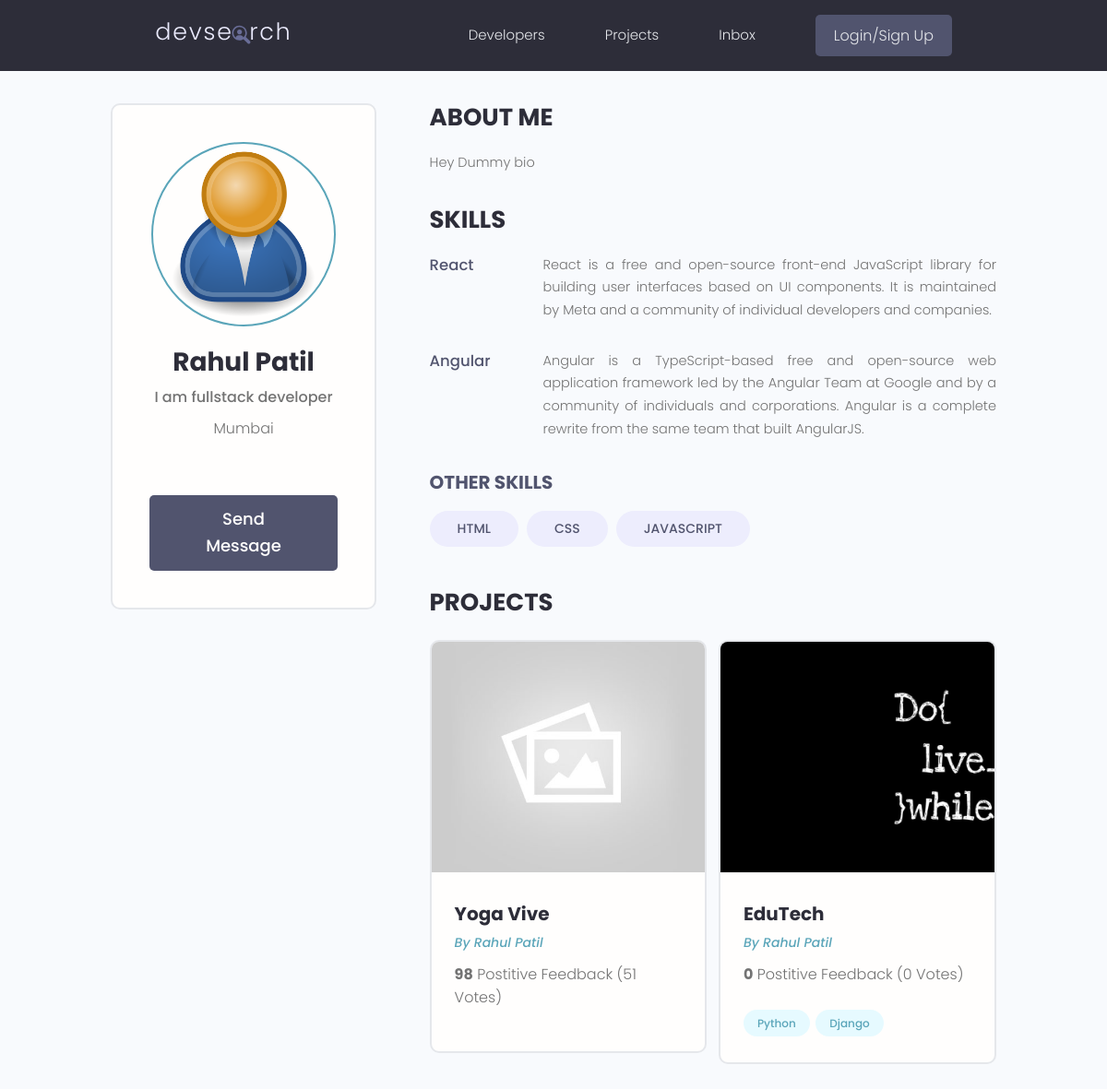
Page /profile/3abfdcee-6f35-4ac7-9eb7-8deff1760144 on the earlier database version.
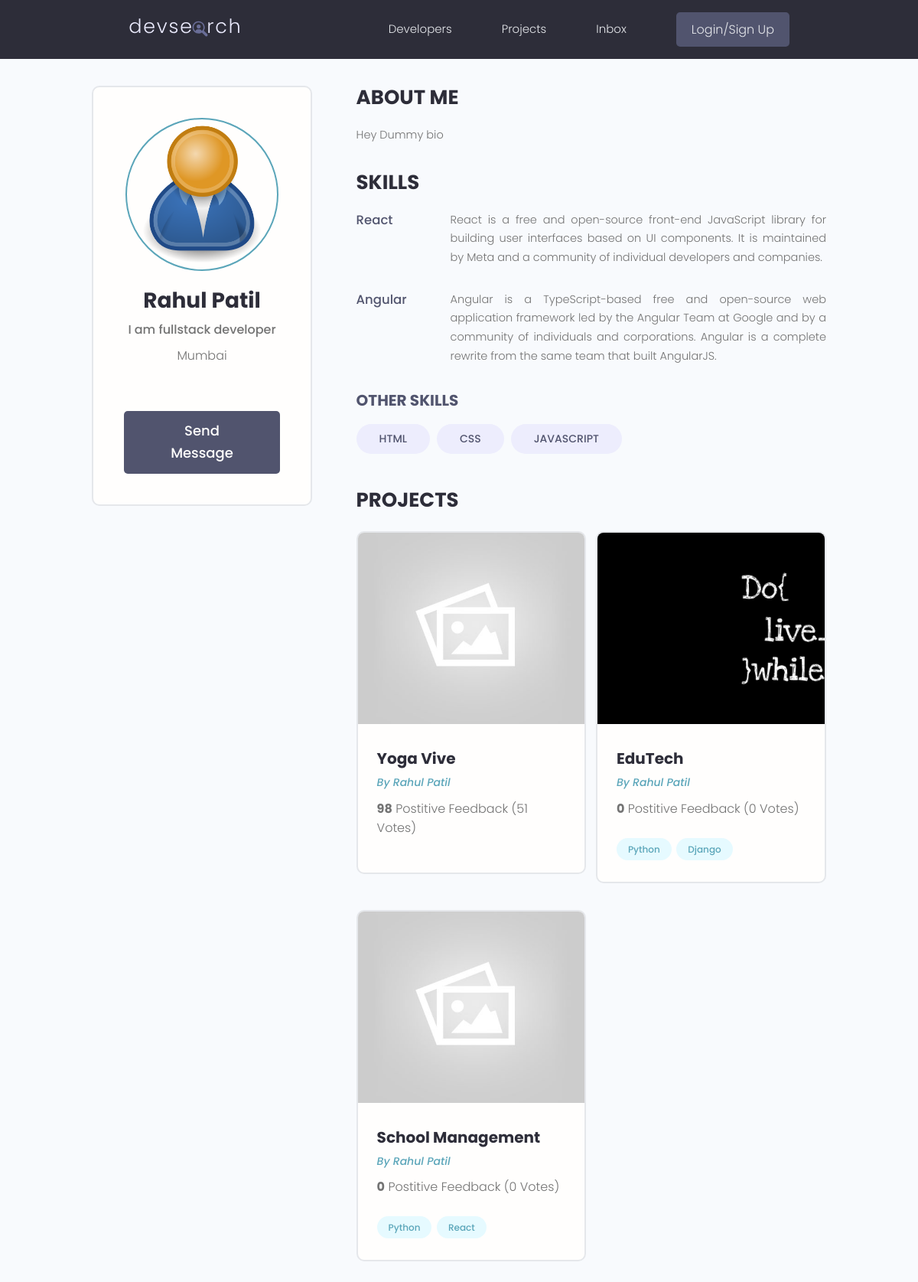
Same page on the later database version.
### users/models.py (models this page shows, shortened)
class Skill(models.Model):
    owner = models.ForeignKey(Profile, on_delete=models.CASCADE, null=True, blank=True)
    name = models.CharField(max_length=200, null=True, blank=True)
    description = models.TextField(null=True, blank=True)
    created = models.DateField(auto_now_add=True)
    id = models.UUIDField(default=uuid.uuid4,unique=True,primary_key=True,editable=False)
    def __str__(self) -> str:
        return str(self.name)

class Profile(models.Model):
    user = models.OneToOneField(User, on_delete=models.CASCADE, blank=True, null=True)
    name = models.CharField(max_length=200, null=True, blank=True)
    email = models.EmailField(max_length=500, null=True, blank=True)
    username = models.CharField(max_length=200, null=True, blank=True)
    location = models.CharField(max_length=200, null=True, blank=True)
    short_intro = models.CharField(max_length=1000, null=True, blank=True)
    bio = models.TextField(null=True, blank=True)
    profile_image = models.ImageField(null=True, blank=True,
        upload_to = 'profiles/', default='profiles/user-default.png')
    social_github = models.CharField(max_length=200, null=True, blank=True)
    social_twitter = models.CharField(max_length=200, null=True, blank=True)
    social_linkedin = models.CharField(max_length=200, null=True, blank=True)
    social_youtube = models.CharField(max_length=200, null=True, blank=True)
    social_website = models.CharField(max_length=200, null=True, blank=True)
    created = models.DateField(auto_now_add=True)
    id = models.UUIDField(default=uuid.uuid4,unique=True,primary_key=True,editable=False)

### projects/models.py (models this page shows)
class Project(models.Model):
    owner = models.ForeignKey(
        Profile, null=True, blank=True, on_delete=models.SET_NULL)
    title = models.CharField(max_length=200)
    description = models.TextField(null=True,blank=True)
    featured_image = models.ImageField(null=True, blank=True, default="default.jpg")
    demo_link = models.CharField(max_length=2000,null=True,blank=True)
    source_link = models.CharField(max_length=2000,null=True,blank=True)
    tags = models.ManyToManyField('Tag', blank=True)
    vote_total = models.IntegerField(default=0,null=True, blank=True)
    vote_ratio = models.IntegerField(default=0,null=True, blank=True)
    created = models.DateField(auto_now_add=True)
    id = models.UUIDField(default=uuid.uuid4,unique=True,primary_key=True,editable=False)
    def __str__(self):
        return self.title

class Tag(models.Model):
    name = models.CharField(max_length=200)
    created = models.DateTimeField(auto_now_add=True)
    id = models.UUIDField(default=uuid.uuid4, unique=True, primary_key=True, editable=False)
    def __str__(self):
        return self.name

### users/views.py (the view)
# urls.py: path('profile/<str:pk>', views.userProfile, name='user-profile'),
def userProfile(request,pk):
    profile = Profile.objects.get(id=pk)
    topSkills = profile.skill_set.exclude(description__exact="")
    otherSkills = profile.skill_set.filter(description="")
    context = {'profile':profile, 'topSkills': topSkills, 'otherSkills': otherSkills}
    return render(request, 'users/user-profile.html', context)

### users/templates/users/user-profile.html (shortened to what this page needs)
{% extends 'main.html' %}
{% block content %}
  <main class="profile my-md">
    <div class="container">
      <div class="layout">
        <div class="column column--1of3">
          <div class="card text-center">
            <div class="card__body dev">
              <img class="avatar avatar--xl" src="{{ profile.profile_image.url }}" />
              <h2 class="dev__name">{{profile.name}}</h2>
              <p class="dev__title">{{ profile.short_intro }}</p>
              <p class="dev__location">{{ profile.location }}</p>
              <a href="#" class="btn btn--sub btn--lg">Send Message </a>
            </div>
          </div>
        </div>
        <div class="column column--2of3">
          <div class="devInfo">
            <h3 class="devInfo__title">About Me</h3>
            <p class="devInfo__about">
                {{profile.bio}}
            </p>
          </div>
          <div class="devInfo">
            <h3 class="devInfo__title">Skills</h3>
            <div class="devInfo__skills">
              {% for topskill in topSkills %}
              <div class="devSkill">
                <h4 class="devSkill__title">{{topskill.name}}</h4>
                <p class="devSkill__info">
                    {{topskill.description}}
                </p>
              </div>
              {% endfor %}
              <h3 class="devInfo__subtitle">Other Skills</h3>
              <div class="devInfo__otherSkills">
                {% for otherSkill in otherSkills %}
                <span class="tag tag--pill tag--sub tag--lg">
                  <small>{{otherSkill}}</small>
                </span>
                {% endfor %}
              </div>
            </div>
          </div>
          <div class="devInfo">
            <h3 class="devInfo__title">Projects</h3>
            <div class="grid grid--two">
              {% for project in profile.project_set.all %}
              <div class="column">
                <div class="card project">
                  <a href="{% url 'project' project.id %}" class="project">
                    <img class="project__thumbnail" src="{{ project.featured_image.url }}" alt="project thumbnail" />
                    <div class="card__body">
                      <h3 class="project__title">{{project}}</h3>
                      <p><a class="project__author" href="{% url 'user-profile' project.owner.id %}">By {{project.owner.name}}</a></p>
                      <p class="project--rating">
                        <span style="font-weight: bold;">{{project.vote_ratio}}</span> Postitive
                        Feedback ({{project.vote_total}} Vote{{project.vote_total|pluralize:"s"}})
                      </p>
                      <div class="project__tags">
                        {% for tag in project.tags.all %}
                        <span class="tag tag--pill tag--main">
                          <small>{{tag}}</small>
                        </span>
                        {% endfor %}
                      </div>
                    </div>
                  </a>
                </div>
              </div>
              {% endfor %}
            </div>
          </div>
        </div>
      </div>
    </div>
  </main>
{% endblock content %}

Differences in the rows shown:
added Project: featured_image (placeholder picture), title "School Management", owner.name "Rahul Patil", vote_ratio "0", vote_total "0", Tag (name "Python")
now on this page (row unchanged): Tag: name "React", shown under "School Management"
